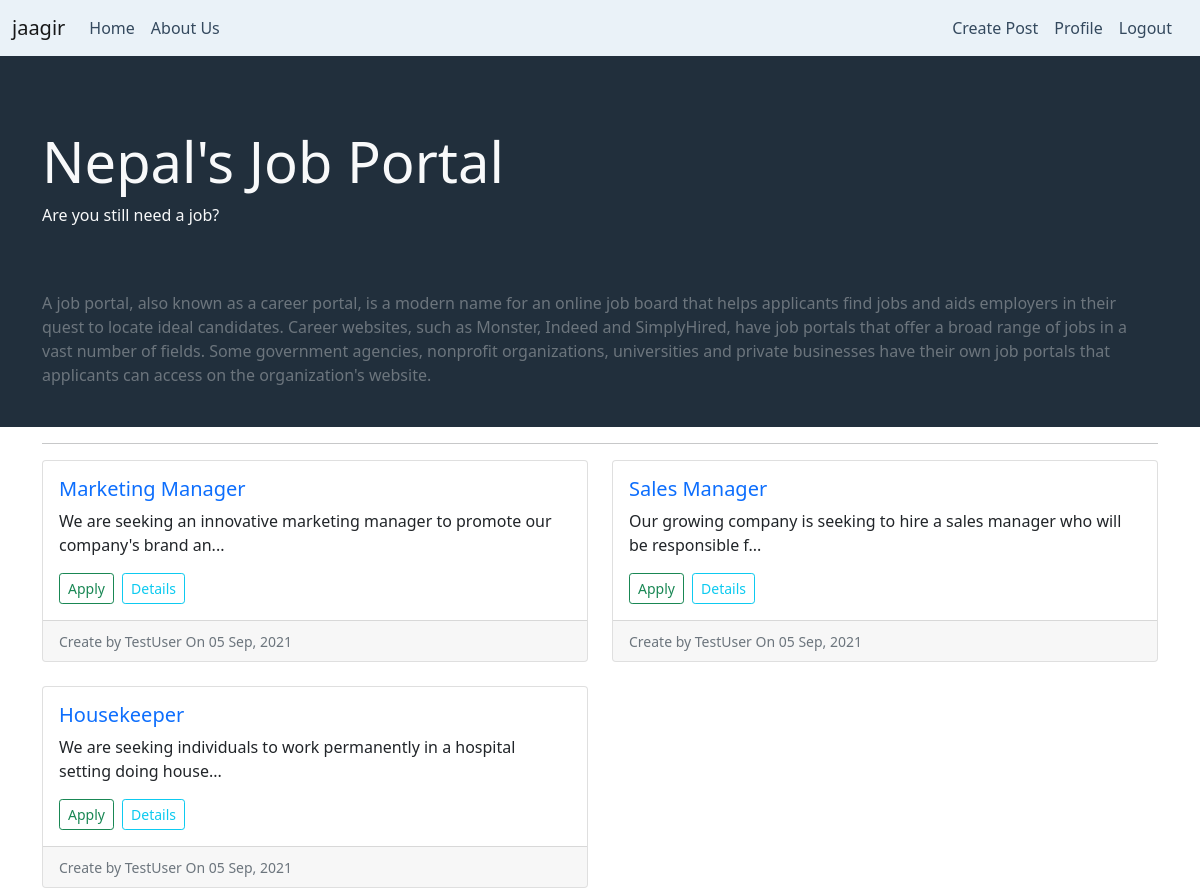
Page /blog/ (signed in) on the committed database.
### blog/models.py (models this page shows, shortened)
class Post(models.Model):
    title           = models.CharField(max_length=100)
    job_description = models.TextField()
    post_date       = models.DateTimeField(default=timezone.now)
    author          = models.ForeignKey(User, on_delete=models.CASCADE)
    def snippet(self):
        return self.job_description[:80]+'...'

### blog/views.py (the view)
# urls.py: path('', PostListView.as_view(), name='blog-home'),
class PostListView(LoginRequiredMixin, ListView):
    model = Post
    template_name = 'blog/index.html'
    context_object_name = 'posts'
    ordering = ['-post_date']

### blog/templates/blog/index.html
{% extends 'blog/base.html' %}
{% block content %}
<div class="jumbotron bg-darker text-light p-4">
<div class="container py-5">
  <h1 class="display-4">Nepal's Job Portal</h1>
  <p class="lead-4">Are you still need a job?</p>
</div>
<div class="text-muted container">
  <p>A job portal, also known as a career portal, is a modern name for an online job board that helps applicants find jobs and aids employers in their quest to locate ideal candidates. Career websites, such as Monster, Indeed and SimplyHired, have job portals that offer a broad range of jobs in a vast number of fields. Some government agencies, nonprofit organizations, universities and private businesses have their own job portals that applicants can access on the organization's website.</p>
</div>
</div>
<div class="container">
  <hr>
  <div class="row row-cols-1 row-cols-md-2 g-4">
    {% for post in posts %}
    {% if post.author != user  %}
      <div class="col">
      <div class="card">
        <div class="card-body">
          <h5 class="card-title"><a class="text-decoration-none" href="{% url 'post-detail' post.id %}">{{post.title}}</a></h5>
          <p class="card-text">{{post.snippet}}</p>
          <a class="btn btn-outline-success btn-sm me-1" href="{% url 'post-apply' %}">Apply</a>
          <a class="btn btn-outline-info btn-sm" href="{% url 'post-detail' post.id %}">Details</a>
          </div>
        <div class="card-footer">
        <small class="text-muted">Create by {{post.author}} On {{post.post_date|date:" d M, Y "}}</small>
      </div>
      </div>
    </div>
    {% endif %}
    {% endfor %}
  </div>
</div>
{% endblock content %}

### rows in the picture
Post: title "Marketing Manager", snippet "We are seeking an innovative marketing manager to promote our company's brand an...", author "TestUser", post_date "05 Sep, 2021"
Post: title "Sales Manager", snippet "Our growing company is seeking to hire a sales manager who will be responsible f...", author "TestUser", post_date "05 Sep, 2021"
Post: title "Housekeeper", snippet "We are seeking individuals to work permanently in a hospital setting doing house...", author "TestUser", post_date "05 Sep, 2021"
